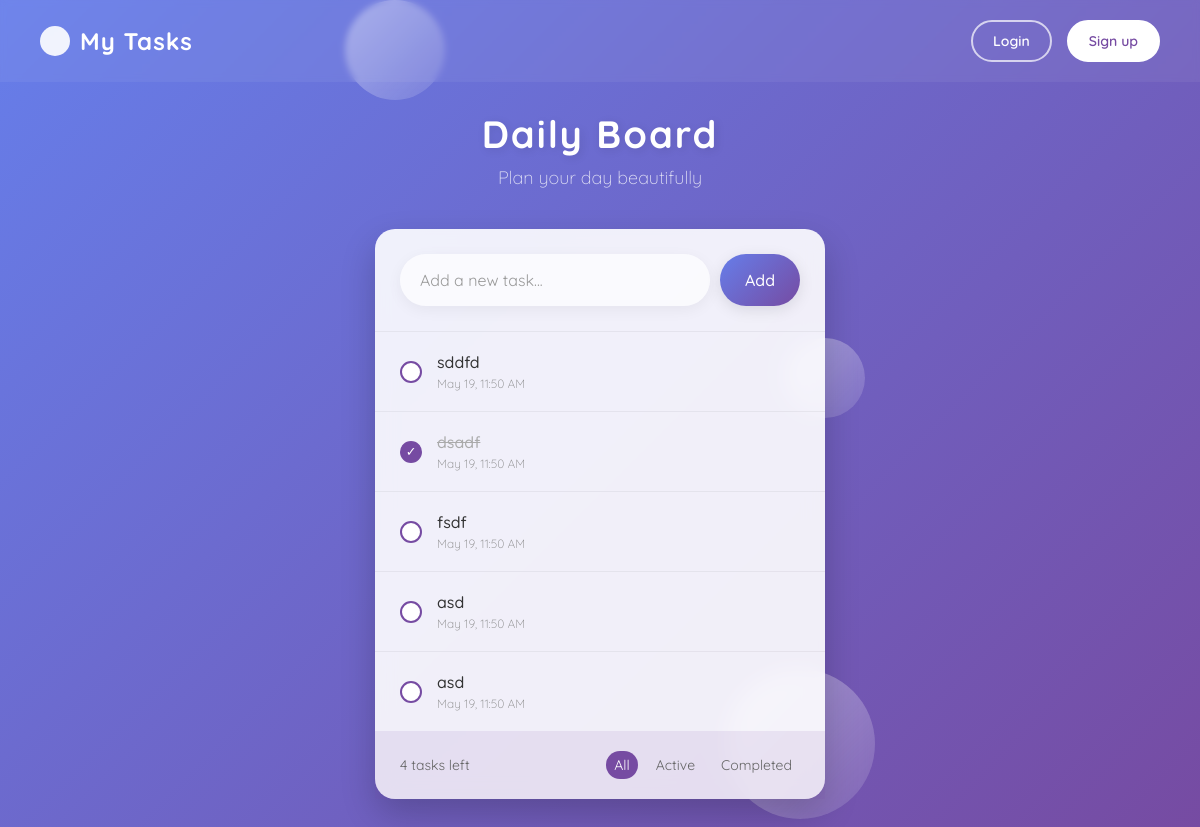
The app's page /, older data.
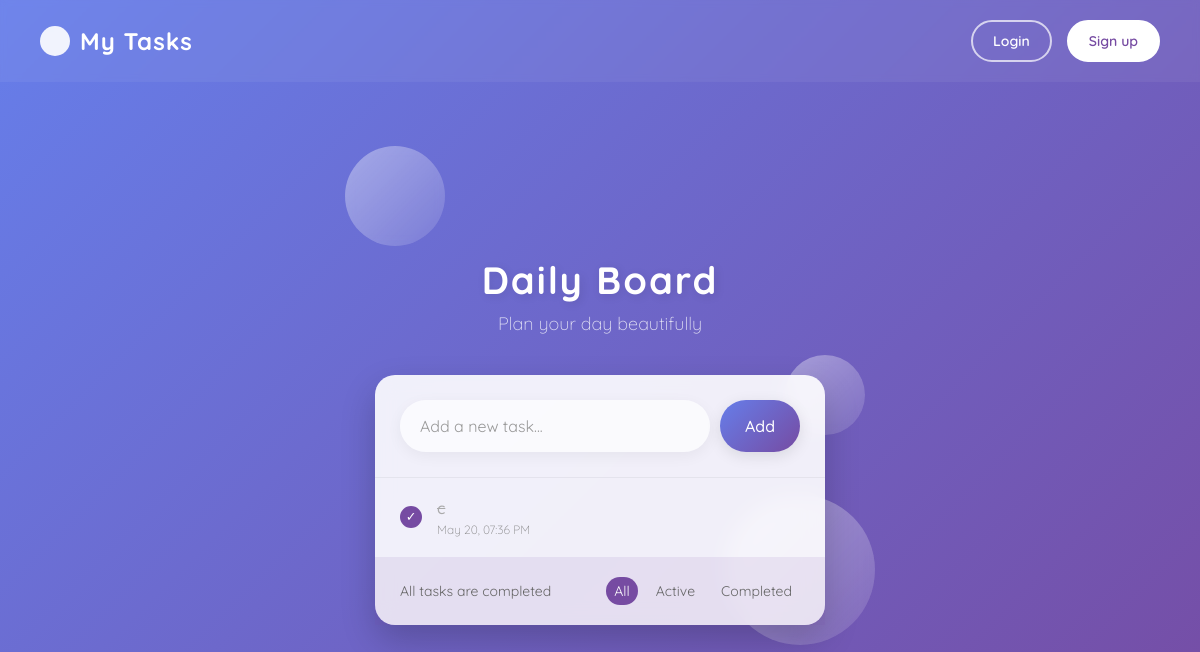
The same page, newer data.
### mainpage/models.py (models this page shows, shortened)
class TodoList(models.Model):
    task = models.CharField(max_length=200)
    created_at = models.DateTimeField(auto_now_add=True)
    is_checked = models.BooleanField(default=False)

### mainpage/views.py (the view)
# urls.py: path('', views.show_task, name="home"),
def show_task(request):
    task = request.session.pop('prefill_task', '')
    task_list = TodoList.objects.all().order_by('-created_at')
    count = TodoList.objects.filter(is_checked = False).count()
    return render(request,'index.html',{"task_list":task_list,'task': task,"count":count})

### templates/index.html
{% extends 'base.html'%}
{% block navbar %}
    {% include 'navbar.html'%}
{% endblock navbar %}
{% block main_content %}
    {% include 'header.html'%}
    <div class="todo-card">
        {% include 'inputBox.html'%}
        <ul class="todo-list">
            {% include 'content.html'%}
        </ul>
        {% include 'filter.html'%}
    </div>
{% endblock main_content %}

### templates/content.html (shortened to what this page needs)
{% for list in task_list %}
    <li class="todo-item {% if list.is_checked %}completed{% endif %}" >
      <div
      {% if list.is_checked %}
      data-tooltip="Unmark"
      {% else %}
      data-tooltip="Mark as done"
      {% endif %}
      class="checkbox-wrapper">
        <a href="{% url 'checkbox' list.id %}" >
          <span class="checkbox{% if list.is_checked %}-checked{% endif %}">
            {% if list.is_checked %}✓{% endif %}
          </span>
        </a>
      </div>
      <div class="todo-item-content">
        <div class="todo-item-title">{{ list.task}}</div>
        <div class="todo-item-date">{{ list.created_at|date:"M d, h:i A" }}</div>
      </div>
    </li>
  {% endfor %}

Row changes from the older to the newer data that the page shows:
removed TodoList: is_checked False (drawn), task "sddfd", created_at "May 19, 11:50 AM"
removed TodoList: task "dsadf", created_at "May 19, 11:50 AM", is_checked True (drawn)
removed TodoList: is_checked False (drawn), task "fsdf", created_at "May 19, 11:50 AM"
removed TodoList: is_checked False (drawn), task "asd", created_at "May 19, 11:50 AM"
removed TodoList: is_checked False (drawn), task "asd", created_at "May 19, 11:50 AM"
added TodoList: task "c", created_at "May 20, 07:36 PM", is_checked True (drawn)
Text that changed along with them:
{{ count }}: "4" → (not shown)
text no longer shown: "task left"
text now shown: "All tasks are completed"
